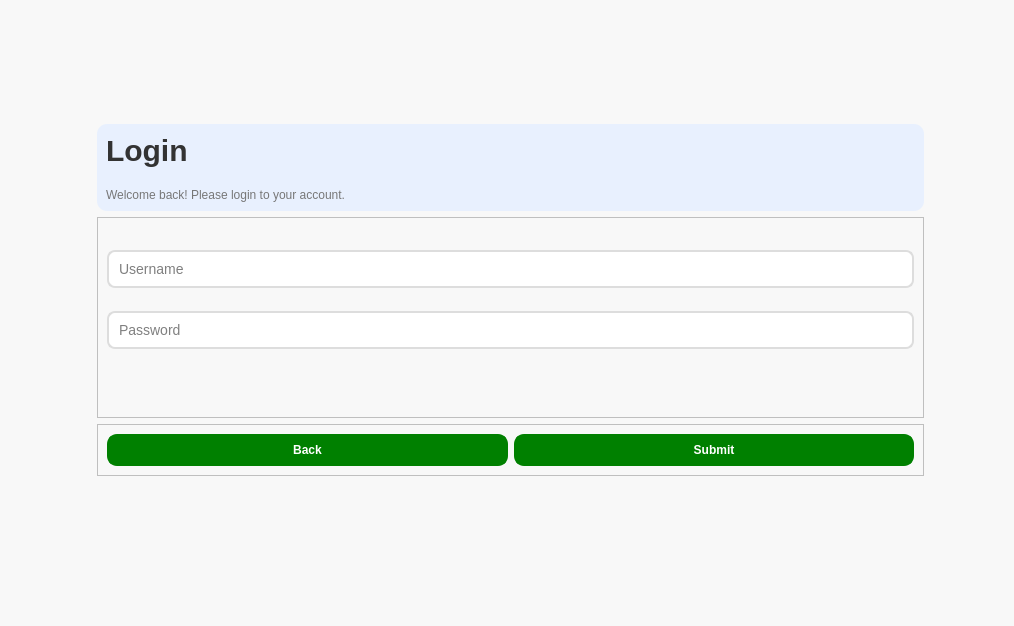
<?xml version="1.0" encoding="UTF-8"?>
<ui version="4.0">
 <class>loginpage</class>
 <widget class="QDialog" name="loginpage">
  <property name="geometry">
   <rect>
    <x>0</x>
    <y>0</y>
    <width>1014</width>
    <height>626</height>
   </rect>
  </property>
  <property name="sizePolicy">
   <sizepolicy hsizetype="Preferred" vsizetype="Preferred">
    <horstretch>0</horstretch>
    <verstretch>0</verstretch>
   </sizepolicy>
  </property>
  <property name="windowTitle">
   <string>Dialog</string>
  </property>
  <property name="styleSheet">
   <string notr="true">QWidget {
    background-color: #f8f8f8;
}

QLabel#loginLabel {
    font-family: &quot;Poppins&quot;, sans-serif;
    font-size: 30px;
    font-weight: bold;
    color: #333;
}

QLabel#loginSubtitle {
    font-family: &quot;Poppins&quot;, sans-serif;
    font-size: 12px;
    color: #777;
}

QLineEdit {
    background-color: white;
    border: 2px solid #ddd;
    border-radius: 8px;
    padding: 8px;
    font-size: 14px;
}

QLineEdit:focus {
    border: 2px solid #7a5af5;
}

QPushButton {
    border-radius: 10px; /* Rounded corners */
    padding: 7px; /* Internal padding */
    color: white; /* Text color */
    background-color: green; /* Background color */
    font: bold 12px; /* Font style and size */
    border: 2px solid green; /* Border color */
}

QPushButton:hover {
    background-color: #32CD32; /* Lighter green on hover */
    border-color: darkgreen; /* Dark green border on hover */
}

QPushButton:pressed {
    background-color: darkgreen; /* Darker green when pressed */
    border-color: black; /* Border changes on press */
}


</string>
  </property>
  <layout class="QHBoxLayout" name="horizontalLayout">
   <property name="spacing">
    <number>0</number>
   </property>
   <property name="leftMargin">
    <number>0</number>
   </property>
   <property name="topMargin">
    <number>0</number>
   </property>
   <property name="rightMargin">
    <number>0</number>
   </property>
   <property name="bottomMargin">
    <number>0</number>
   </property>
   <item>
    <widget class="QWidget" name="widget" native="true">
     <property name="sizePolicy">
      <sizepolicy hsizetype="Preferred" vsizetype="Preferred">
       <horstretch>0</horstretch>
       <verstretch>0</verstretch>
      </sizepolicy>
     </property>
     <property name="styleSheet">
      <string notr="true"/>
     </property>
     <layout class="QHBoxLayout" name="horizontalLayout_3">
      <property name="spacing">
       <number>0</number>
      </property>
      <property name="leftMargin">
       <number>0</number>
      </property>
      <property name="topMargin">
       <number>0</number>
      </property>
      <property name="rightMargin">
       <number>0</number>
      </property>
      <property name="bottomMargin">
       <number>0</number>
      </property>
      <item>
       <widget class="QLabel" name="image">
        <property name="sizePolicy">
         <sizepolicy hsizetype="Preferred" vsizetype="Preferred">
          <horstretch>0</horstretch>
          <verstretch>0</verstretch>
         </sizepolicy>
        </property>
        <property name="sizeIncrement">
         <size>
          <width>0</width>
          <height>0</height>
         </size>
        </property>
        <property name="styleSheet">
         <string notr="true">border-radius: 20px;</string>
        </property>
        <property name="frameShape">
         <enum>QFrame::Shape::NoFrame</enum>
        </property>
        <property name="pixmap">
         <pixmap resource="resource.qrc">:/images/images/Welcome.png</pixmap>
        </property>
        <property name="scaledContents">
         <bool>false</bool>
        </property>
        <property name="alignment">
         <set>Qt::AlignmentFlag::AlignCenter</set>
        </property>
       </widget>
      </item>
     </layout>
    </widget>
   </item>
   <item>
    <widget class="QWidget" name="widget_2" native="true">
     <property name="sizePolicy">
      <sizepolicy hsizetype="Preferred" vsizetype="Preferred">
       <horstretch>0</horstretch>
       <verstretch>0</verstretch>
      </sizepolicy>
     </property>
     <property name="minimumSize">
      <size>
       <width>0</width>
       <height>0</height>
      </size>
     </property>
     <property name="sizeIncrement">
      <size>
       <width>0</width>
       <height>0</height>
      </size>
     </property>
     <property name="baseSize">
      <size>
       <width>0</width>
       <height>0</height>
      </size>
     </property>
     <layout class="QVBoxLayout" name="verticalLayout_3">
      <property name="leftMargin">
       <number>90</number>
      </property>
      <property name="rightMargin">
       <number>90</number>
      </property>
      <property name="bottomMargin">
       <number>0</number>
      </property>
      <item alignment="Qt::AlignmentFlag::AlignBottom">
       <widget class="QFrame" name="frame">
        <property name="styleSheet">
         <string notr="true">      background-color: #E8F0FE;  /* Light blue for buttons */
       border: none;
       border-radius: 10px;        /* Rounded corners */</string>
        </property>
        <property name="frameShape">
         <enum>QFrame::Shape::StyledPanel</enum>
        </property>
        <property name="frameShadow">
         <enum>QFrame::Shadow::Raised</enum>
        </property>
        <layout class="QVBoxLayout" name="verticalLayout_2">
         <property name="spacing">
          <number>20</number>
         </property>
         <item>
          <widget class="QLabel" name="loginLabel">
           <property name="text">
            <string>Login</string>
           </property>
          </widget>
         </item>
         <item>
          <widget class="QLabel" name="loginSubtitle">
           <property name="text">
            <string>Welcome back! Please login to your account.</string>
           </property>
          </widget>
         </item>
        </layout>
       </widget>
      </item>
      <item>
       <widget class="QFrame" name="frame_2">
        <property name="styleSheet">
         <string notr="true"/>
        </property>
        <property name="frameShape">
         <enum>QFrame::Shape::StyledPanel</enum>
        </property>
        <property name="frameShadow">
         <enum>QFrame::Shadow::Raised</enum>
        </property>
        <layout class="QVBoxLayout" name="verticalLayout">
         <property name="spacing">
          <number>0</number>
         </property>
         <property name="topMargin">
          <number>9</number>
         </property>
         <property name="bottomMargin">
          <number>0</number>
         </property>
         <item>
          <widget class="QLineEdit" name="usernameLineEdit">
           <property name="placeholderText">
            <string>Username</string>
           </property>
          </widget>
         </item>
         <item>
          <widget class="QLineEdit" name="passwordLineEdit">
           <property name="echoMode">
            <enum>QLineEdit::EchoMode::Password</enum>
           </property>
           <property name="placeholderText">
            <string>Password</string>
           </property>
          </widget>
         </item>
         <item>
          <widget class="QLabel" name="label">
           <property name="sizePolicy">
            <sizepolicy hsizetype="Preferred" vsizetype="Maximum">
             <horstretch>0</horstretch>
             <verstretch>0</verstretch>
            </sizepolicy>
           </property>
           <property name="baseSize">
            <size>
             <width>0</width>
             <height>0</height>
            </size>
           </property>
           <property name="font">
            <font>
             <family>Arial Rounded MT</family>
             <pointsize>12</pointsize>
             <bold>true</bold>
            </font>
           </property>
           <property name="styleSheet">
            <string notr="true">color: rgb(255, 0, 0);</string>
           </property>
           <property name="text">
            <string/>
           </property>
          </widget>
         </item>
        </layout>
       </widget>
      </item>
      <item alignment="Qt::AlignmentFlag::AlignTop">
       <widget class="QFrame" name="frame_3">
        <property name="styleSheet">
         <string notr="true">Qframe {
     background-color: #E8F0FE; 
       border: none;
       border-radius: 8px;        /* Rounded corners */
}</string>
        </property>
        <property name="frameShape">
         <enum>QFrame::Shape::StyledPanel</enum>
        </property>
        <property name="frameShadow">
         <enum>QFrame::Shadow::Raised</enum>
        </property>
        <layout class="QHBoxLayout" name="horizontalLayout_2">
         <item>
          <widget class="QPushButton" name="BackBtn">
           <property name="text">
            <string>Back</string>
           </property>
          </widget>
         </item>
         <item>
          <widget class="QPushButton" name="SubmitBtn">
           <property name="text">
            <string>Submit</string>
           </property>
          </widget>
         </item>
        </layout>
       </widget>
      </item>
     </layout>
    </widget>
   </item>
  </layout>
 </widget>
 <resources>
  <include location="resource.qrc"/>
 </resources>
 <connections/>
</ui>
